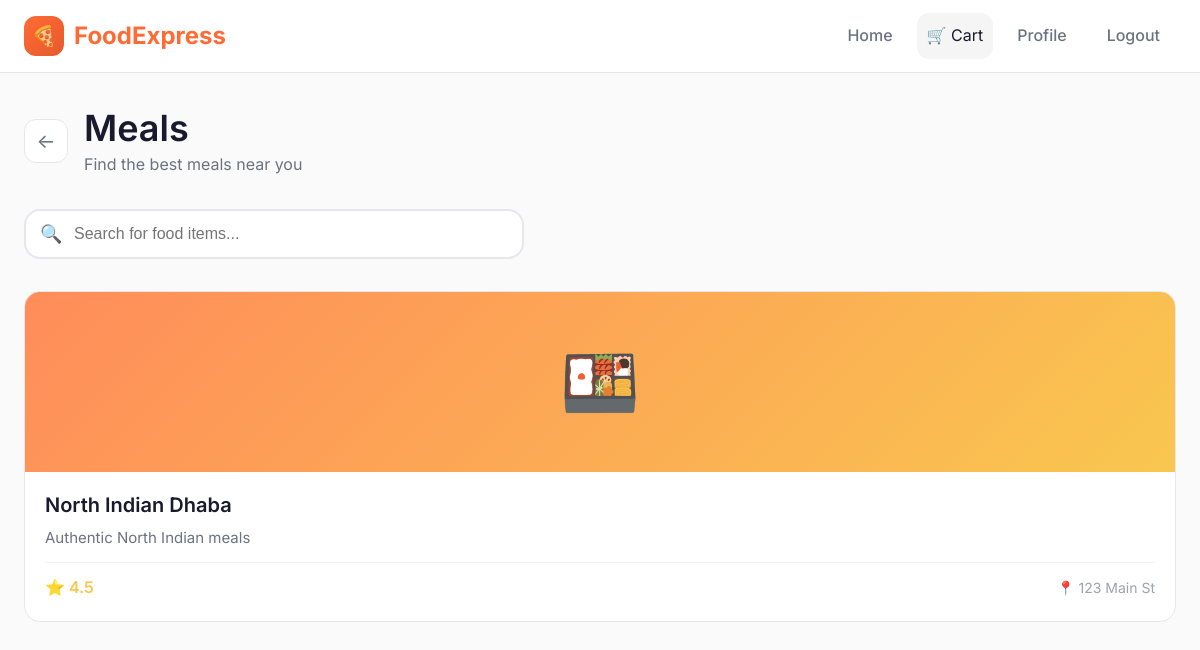
The page /category/1 (signed in) on the database its author committed.
### tables this page shows
CREATE TABLE categories (
            id INTEGER PRIMARY KEY AUTOINCREMENT,
            name TEXT NOT NULL,
            image_url TEXT
        );

CREATE TABLE restaurants (
            id INTEGER PRIMARY KEY AUTOINCREMENT,
            name TEXT NOT NULL,
            category_id INTEGER,
            description TEXT,
            address TEXT,
            phone TEXT,
            rating REAL DEFAULT 0.0,
            image_url TEXT,
            FOREIGN KEY (category_id) REFERENCES categories (id)
        );

### app.py (the view)
@app.route('/category/<int:category_id>')
@login_required
def category_restaurants(category_id):
    search_query = request.args.get('search', '')
    conn = get_db_connection()
    if search_query:
        restaurants = conn.execute('''
            SELECT DISTINCT r.* FROM restaurants r
            JOIN menu_items m ON r.id = m.restaurant_id
            WHERE r.category_id = ? AND (m.name LIKE ? OR m.description LIKE ?)
        ''', (category_id, f'%{search_query}%', f'%{search_query}%')).fetchall()
    else:
        restaurants = conn.execute('SELECT * FROM restaurants WHERE category_id = ?', (category_id,)).fetchall()
    category = conn.execute('SELECT * FROM categories WHERE id = ?', (category_id,)).fetchone()
    conn.close()
    return render_template('restaurants.html', restaurants=restaurants, category=category, search_query=search_query)

### app.py (called while the page is built)
def get_db_connection():
    conn = sqlite3.connect(DATABASE)
    conn.row_factory = sqlite3.Row
    return conn

@login_manager.user_loader
def load_user(user_id):
    conn = get_db_connection()
    user = conn.execute('SELECT * FROM users WHERE id = ?', (user_id,)).fetchone()
    conn.close()
    if user:
        return User(user['id'], user['username'], user['email'])
    return None

### templates/restaurants.html (shortened to what this page needs)
{% extends "base.html" %}
{% block content %}
<div class="container">
    <div class="page-header slide-up">
        <a href="{{ url_for('dashboard') }}" class="back-btn">←</a>
        <div>
            <h1>{{ category.name }}</h1>
            <p style="color: var(--text-secondary);">Find the best {{ category.name|lower }} near you</p>
        </div>
    </div>
    <div class="search-container slide-up">
        <form method="GET" class="search-box">
            <input type="text" name="search" value="{{ search_query }}" placeholder="Search for food items...">
        </form>
    </div>
    {% if restaurants %}
    <div class="restaurants-grid">
        {% for restaurant in restaurants %}
        <a href="{{ url_for('restaurant_menu', restaurant_id=restaurant.id) }}" class="restaurant-card slide-up">
            <div class="restaurant-image">
                {% if category.name == 'Meals' %}🍱
                {% elif category.name == 'Fast Food' %}🍔
                {% elif category.name == 'Drinks' %}🥤
                {% elif category.name == 'Desserts' %}🍰
                {% else %}🍽️{% endif %}
            </div>
            <div class="restaurant-info">
                <h3>{{ restaurant.name }}</h3>
                <p>{{ restaurant.description }}</p>
                <div class="restaurant-meta">
                    <span class="rating">⭐ {{ restaurant.rating }}</span>
                    <span class="location">📍 {{ restaurant.address }}</span>
                </div>
            </div>
        </a>
        {% endfor %}
    </div>
    {% endif %}
</div>
{% endblock %}

### static/css/style.css (style rules this page uses)
:root { --primary: #ff6b35; --primary-dark: #e55a2b; --primary-light: #ff8c5a; --secondary: #1a1a2e; --accent: #f9c74f; --background: #fafafa; --surface: #ffffff; --surface-hover: #f5f5f5; --text-primary: #1a1a2e; --text-secondary: #6b7280; --text-muted: #9ca3af; --border: #e5e7eb; --border-light: #f3f4f6; --success: #10b981; --success-light: #d1fae5; --warning: #f59e0b; --error: #ef4444; --error-light: #fee2e2; --shadow-sm: 0 1px 2px rgba(0, 0, 0, 0.05); --shadow: 0 4px 6px -1px rgba(0, 0, 0, 0.1), 0 2px 4px -1px rgba(0, 0, 0, 0.06); --shadow-lg: 0 10px 15px -3px rgba(0, 0, 0, 0.1), 0 4px 6px -2px rgba(0, 0, 0, 0.05); --shadow-xl: 0 20px 25px -5px rgba(0, 0, 0, 0.1), 0 10px 10px -5px rgba(0, 0, 0, 0.04); --radius-sm: 6px; --radius: 12px; --radius-lg: 16px; --radius-xl: 24px; --transition: all 0.2s ease; }
*, *::before, *::after { margin: 0; padding: 0; box-sizing: border-box; }
html { scroll-behavior: smooth; }
body { font-family: "Inter", -apple-system, BlinkMacSystemFont, "Segoe UI", Roboto, sans-serif; background: var(--background); color: var(--text-primary); line-height: 1.6; min-height: 100vh; }
a { text-decoration: none; color: inherit; transition: var(--transition); }
h1, h2, h3, h4, h5, h6 { font-weight: 600; line-height: 1.3; color: var(--text-primary); }
h1 { font-size: 2.25rem; }
h3 { font-size: 1.5rem; }
.container { max-width: 1280px; margin: 0 auto; padding: 32px 24px; }
.page-header { display: flex; align-items: center; gap: 16px; margin-bottom: 32px; }
.back-btn { width: 44px; height: 44px; display: flex; align-items: center; justify-content: center; background: var(--surface); border: 1px solid var(--border); border-radius: var(--radius); font-size: 1.25rem; color: var(--text-secondary); transition: var(--transition); }
.restaurants-grid { display: grid; grid-template-columns: repeat(auto-fit, minmax(320px, 1fr)); gap: 24px; }
.restaurant-card { background: var(--surface); border-radius: var(--radius-lg); overflow: hidden; border: 1px solid var(--border); transition: var(--transition); }
.restaurant-image { height: 180px; background: linear-gradient(135deg, var(--primary-light), var(--accent)); display: flex; align-items: center; justify-content: center; font-size: 4rem; }
.restaurant-info { padding: 20px; }
.restaurant-info h3 { font-size: 1.25rem; margin-bottom: 8px; }
.restaurant-info p { color: var(--text-secondary); margin-bottom: 12px; font-size: 0.938rem; }
.restaurant-meta { display: flex; justify-content: space-between; align-items: center; padding-top: 12px; border-top: 1px solid var(--border-light); }
.rating { display: flex; align-items: center; gap: 4px; font-weight: 600; color: var(--accent); }
.location { color: var(--text-muted); font-size: 0.875rem; display: flex; align-items: center; gap: 4px; }
.search-container { margin-bottom: 32px; }
.search-box { position: relative; max-width: 500px; }
.search-box input { width: 100%; padding: 14px 20px 14px 48px; font-size: 1rem; border: 2px solid var(--border); border-radius: var(--radius-lg); background: var(--surface); transition: var(--transition); }
.search-box::before { content: "🔍"; position: absolute; left: 16px; top: 50%; transform: translateY(-50%); font-size: 1.125rem; }
.slide-up { animation: slideUp 0.4s ease; }

### rows shown on the page
categories: name "Meals", name "meals"
restaurants: name "North Indian Dhaba", description "Authentic North Indian meals", rating "4.5", address "123 Main St"
